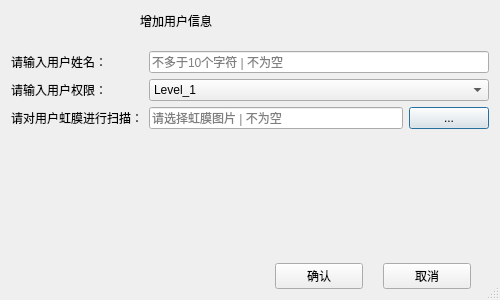
<?xml version="1.0" encoding="UTF-8"?>
<ui version="4.0">
 <class>Dialog_User_Add</class>
 <widget class="QDialog" name="Dialog_User_Add">
  <property name="geometry">
   <rect>
    <x>0</x>
    <y>0</y>
    <width>500</width>
    <height>300</height>
   </rect>
  </property>
  <property name="windowTitle">
   <string>Dialog</string>
  </property>
  <property name="styleSheet">
   <string notr="true"/>
  </property>
  <property name="sizeGripEnabled">
   <bool>true</bool>
  </property>
  <layout class="QVBoxLayout" name="verticalLayout">
   <property name="spacing">
    <number>0</number>
   </property>
   <property name="leftMargin">
    <number>1</number>
   </property>
   <property name="topMargin">
    <number>1</number>
   </property>
   <property name="rightMargin">
    <number>1</number>
   </property>
   <property name="bottomMargin">
    <number>1</number>
   </property>
   <item>
    <widget class="QWidget" name="widgetTitle" native="true">
     <property name="sizePolicy">
      <sizepolicy hsizetype="Preferred" vsizetype="Fixed">
       <horstretch>0</horstretch>
       <verstretch>0</verstretch>
      </sizepolicy>
     </property>
     <property name="minimumSize">
      <size>
       <width>0</width>
       <height>40</height>
      </size>
     </property>
     <property name="styleSheet">
      <string notr="true"/>
     </property>
     <layout class="QHBoxLayout" name="horizontalLayout_2">
      <property name="spacing">
       <number>0</number>
      </property>
      <property name="leftMargin">
       <number>15</number>
      </property>
      <property name="topMargin">
       <number>0</number>
      </property>
      <property name="rightMargin">
       <number>0</number>
      </property>
      <property name="bottomMargin">
       <number>0</number>
      </property>
      <item>
       <widget class="QLabel" name="labIco">
        <property name="sizePolicy">
         <sizepolicy hsizetype="Minimum" vsizetype="Preferred">
          <horstretch>0</horstretch>
          <verstretch>0</verstretch>
         </sizepolicy>
        </property>
        <property name="minimumSize">
         <size>
          <width>100</width>
          <height>0</height>
         </size>
        </property>
        <property name="styleSheet">
         <string notr="true"/>
        </property>
        <property name="text">
         <string/>
        </property>
        <property name="alignment">
         <set>Qt::AlignCenter</set>
        </property>
       </widget>
      </item>
      <item>
       <spacer name="horizontalSpacer">
        <property name="orientation">
         <enum>Qt::Horizontal</enum>
        </property>
        <property name="sizeType">
         <enum>QSizePolicy::Minimum</enum>
        </property>
        <property name="sizeHint" stdset="0">
         <size>
          <width>24</width>
          <height>20</height>
         </size>
        </property>
       </spacer>
      </item>
      <item>
       <widget class="QLabel" name="labTitle">
        <property name="sizePolicy">
         <sizepolicy hsizetype="Expanding" vsizetype="Preferred">
          <horstretch>0</horstretch>
          <verstretch>0</verstretch>
         </sizepolicy>
        </property>
        <property name="styleSheet">
         <string notr="true"/>
        </property>
        <property name="text">
         <string>增加用户信息</string>
        </property>
        <property name="alignment">
         <set>Qt::AlignLeading|Qt::AlignLeft|Qt::AlignVCenter</set>
        </property>
       </widget>
      </item>
      <item>
       <widget class="QWidget" name="widgetMenu" native="true">
        <property name="sizePolicy">
         <sizepolicy hsizetype="Minimum" vsizetype="Preferred">
          <horstretch>0</horstretch>
          <verstretch>0</verstretch>
         </sizepolicy>
        </property>
        <property name="styleSheet">
         <string notr="true"/>
        </property>
        <layout class="QHBoxLayout" name="horizontalLayout">
         <property name="spacing">
          <number>0</number>
         </property>
         <property name="leftMargin">
          <number>0</number>
         </property>
         <property name="topMargin">
          <number>0</number>
         </property>
         <property name="rightMargin">
          <number>0</number>
         </property>
         <property name="bottomMargin">
          <number>0</number>
         </property>
         <item>
          <widget class="QPushButton" name="btnMenu_Min">
           <property name="sizePolicy">
            <sizepolicy hsizetype="Minimum" vsizetype="Expanding">
             <horstretch>0</horstretch>
             <verstretch>0</verstretch>
            </sizepolicy>
           </property>
           <property name="minimumSize">
            <size>
             <width>35</width>
             <height>0</height>
            </size>
           </property>
           <property name="maximumSize">
            <size>
             <width>35</width>
             <height>16777215</height>
            </size>
           </property>
           <property name="cursor">
            <cursorShape>ArrowCursor</cursorShape>
           </property>
           <property name="focusPolicy">
            <enum>Qt::NoFocus</enum>
           </property>
           <property name="toolTip">
            <string>最小化</string>
           </property>
           <property name="text">
            <string/>
           </property>
           <property name="flat">
            <bool>true</bool>
           </property>
          </widget>
         </item>
         <item>
          <widget class="QPushButton" name="btnMenu_Max">
           <property name="sizePolicy">
            <sizepolicy hsizetype="Fixed" vsizetype="Expanding">
             <horstretch>0</horstretch>
             <verstretch>0</verstretch>
            </sizepolicy>
           </property>
           <property name="minimumSize">
            <size>
             <width>35</width>
             <height>0</height>
            </size>
           </property>
           <property name="maximumSize">
            <size>
             <width>35</width>
             <height>16777215</height>
            </size>
           </property>
           <property name="cursor">
            <cursorShape>ArrowCursor</cursorShape>
           </property>
           <property name="focusPolicy">
            <enum>Qt::NoFocus</enum>
           </property>
           <property name="toolTip">
            <string>最大化</string>
           </property>
           <property name="text">
            <string/>
           </property>
           <property name="flat">
            <bool>true</bool>
           </property>
          </widget>
         </item>
         <item>
          <widget class="QPushButton" name="btnMenu_Close">
           <property name="sizePolicy">
            <sizepolicy hsizetype="Fixed" vsizetype="Expanding">
             <horstretch>0</horstretch>
             <verstretch>0</verstretch>
            </sizepolicy>
           </property>
           <property name="minimumSize">
            <size>
             <width>35</width>
             <height>0</height>
            </size>
           </property>
           <property name="maximumSize">
            <size>
             <width>35</width>
             <height>16777215</height>
            </size>
           </property>
           <property name="cursor">
            <cursorShape>ArrowCursor</cursorShape>
           </property>
           <property name="focusPolicy">
            <enum>Qt::NoFocus</enum>
           </property>
           <property name="toolTip">
            <string>关闭</string>
           </property>
           <property name="text">
            <string/>
           </property>
           <property name="flat">
            <bool>true</bool>
           </property>
          </widget>
         </item>
        </layout>
       </widget>
      </item>
     </layout>
    </widget>
   </item>
   <item>
    <widget class="QWidget" name="widgetMain" native="true">
     <property name="styleSheet">
      <string notr="true"/>
     </property>
     <layout class="QGridLayout" name="gridLayout" rowminimumheight="0,0,0,0,0">
      <property name="leftMargin">
       <number>10</number>
      </property>
      <property name="topMargin">
       <number>10</number>
      </property>
      <property name="rightMargin">
       <number>10</number>
      </property>
      <property name="bottomMargin">
       <number>10</number>
      </property>
      <item row="3" column="0" colspan="3">
       <spacer name="verticalSpacer">
        <property name="orientation">
         <enum>Qt::Vertical</enum>
        </property>
        <property name="sizeHint" stdset="0">
         <size>
          <width>20</width>
          <height>40</height>
         </size>
        </property>
       </spacer>
      </item>
      <item row="1" column="0">
       <widget class="QLabel" name="label_user_authority">
        <property name="text">
         <string>请输入用户权限：</string>
        </property>
       </widget>
      </item>
      <item row="1" column="1" colspan="2">
       <widget class="QComboBox" name="comboBox_user_authority">
        <item>
         <property name="text">
          <string>Level_1</string>
         </property>
        </item>
        <item>
         <property name="text">
          <string>Level_2</string>
         </property>
        </item>
        <item>
         <property name="text">
          <string>Level_3</string>
         </property>
        </item>
       </widget>
      </item>
      <item row="2" column="2">
       <widget class="QPushButton" name="pushButton_choose">
        <property name="text">
         <string>...</string>
        </property>
       </widget>
      </item>
      <item row="0" column="0">
       <widget class="QLabel" name="label_user_name">
        <property name="text">
         <string>请输入用户姓名：</string>
        </property>
       </widget>
      </item>
      <item row="0" column="1" colspan="2">
       <widget class="QLineEdit" name="lineEdit_user_name">
        <property name="placeholderText">
         <string>不多于10个字符 | 不为空</string>
        </property>
       </widget>
      </item>
      <item row="2" column="0">
       <widget class="QLabel" name="label_iris">
        <property name="text">
         <string>请对用户虹膜进行扫描：</string>
        </property>
       </widget>
      </item>
      <item row="2" column="1">
       <widget class="QLineEdit" name="lineEdit_iris">
        <property name="placeholderText">
         <string>请选择虹膜图片 | 不为空</string>
        </property>
       </widget>
      </item>
      <item row="4" column="0" colspan="3">
       <widget class="QWidget" name="widgetButton" native="true">
        <layout class="QHBoxLayout" name="horizontalLayout_3" stretch="15,5,5,1">
         <property name="spacing">
          <number>20</number>
         </property>
         <property name="leftMargin">
          <number>0</number>
         </property>
         <property name="topMargin">
          <number>0</number>
         </property>
         <property name="rightMargin">
          <number>0</number>
         </property>
         <property name="bottomMargin">
          <number>0</number>
         </property>
         <item>
          <spacer name="horizontalSpacer_2">
           <property name="orientation">
            <enum>Qt::Horizontal</enum>
           </property>
           <property name="sizeHint" stdset="0">
            <size>
             <width>40</width>
             <height>20</height>
            </size>
           </property>
          </spacer>
         </item>
         <item>
          <widget class="QPushButton" name="pushButton_confirm">
           <property name="text">
            <string>确认</string>
           </property>
          </widget>
         </item>
         <item>
          <widget class="QPushButton" name="pushButton_cancel">
           <property name="text">
            <string>取消</string>
           </property>
          </widget>
         </item>
         <item>
          <spacer name="horizontalSpacer_3">
           <property name="orientation">
            <enum>Qt::Horizontal</enum>
           </property>
           <property name="sizeHint" stdset="0">
            <size>
             <width>40</width>
             <height>20</height>
            </size>
           </property>
          </spacer>
         </item>
        </layout>
       </widget>
      </item>
     </layout>
    </widget>
   </item>
  </layout>
 </widget>
 <resources/>
 <connections/>
</ui>
